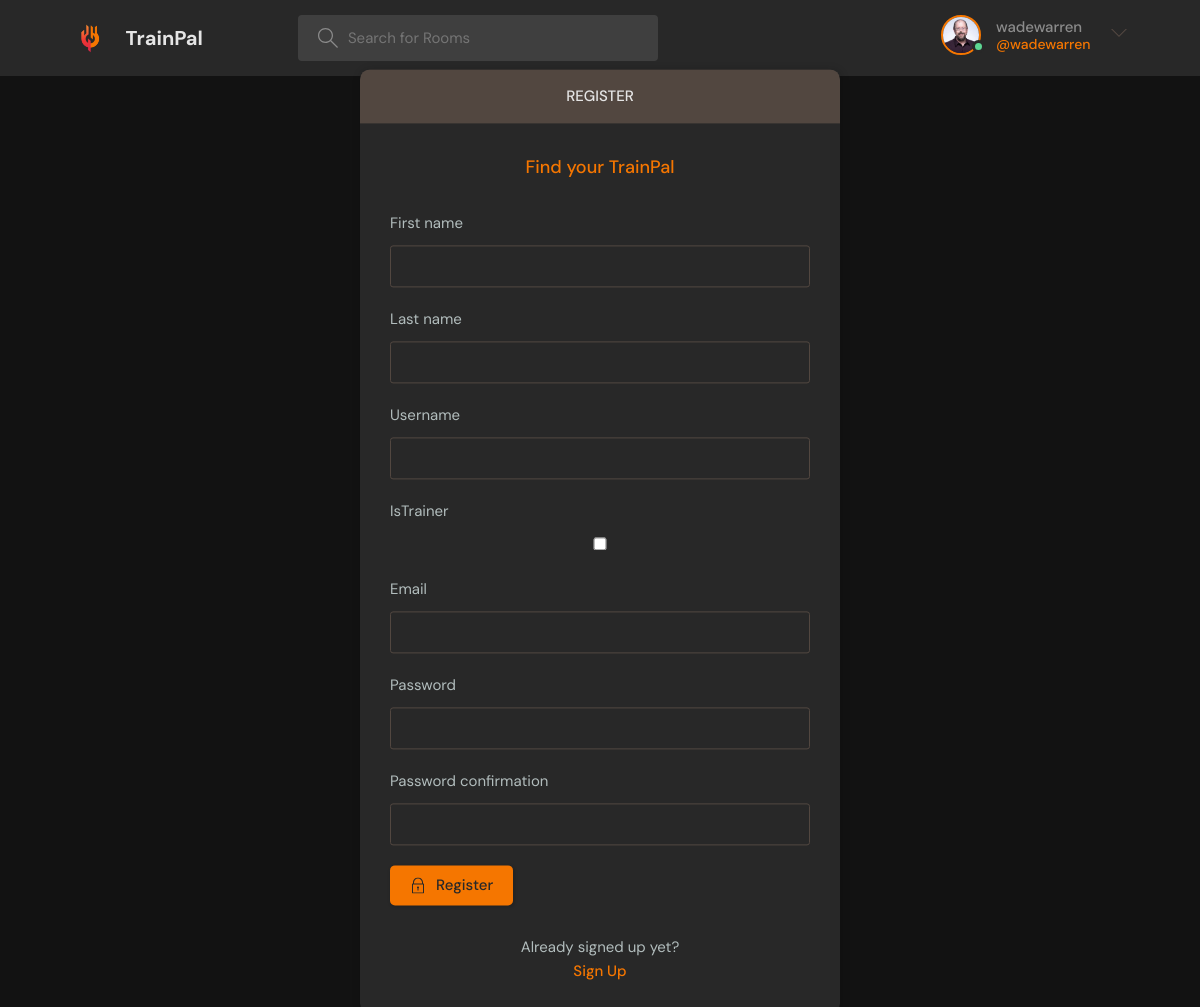
Page /register/ (signed in) on the committed database.
### base/models.py (models this page shows)
class User(AbstractUser):
    email = models.EmailField(unique=False) # TODO: change to true after testing
    isTrainer = models.BooleanField(blank=True, default=False)
    class Gender(models.TextChoices):
        MALE = "M", _("Male")
        FEMALE = "F", _("Female")
        NOTSPECIFY = "N", _("Not specify")
    gender = models.CharField(max_length=1, choices=Gender.choices, blank=True, default=Gender.NOTSPECIFY)
    dob = models.DateTimeField(blank=True, null=True)
    bio = models.TextField(blank=True)
    phone = models.CharField(max_length=20, blank=True)
    avatar = models.ImageField(blank=True, null=True)
    USERNAME_FIELD = 'username'
    REQUIRED_FIELDS = []

### base/views.py (the view, shortened to what this page needs)
# urls.py: path('register/', views.registerPage, name="register"),
def registerPage(request):
    form = forms.MyUserCreationForm()
    return render(request, 'base/login_register.html', {'form': form})

### base/forms.py
class MyUserCreationForm(UserCreationForm):
    class Meta:
        model = models.User
        fields = ['first_name', "last_name", 'username', 'isTrainer', 'email', 'password1', 'password2']

### base/templates/base/login_register.html (shortened to what this page needs)
{% extends 'main.html' %}
{% block content %}
<main class="auth layout">
  {% if page == 'login' %}
  <div class="container">
    <div class="layout__box">
      <div class="layout__boxHeader">
        <div class="layout__boxTitle">
          <h3>Login</h3>
        </div>
      </div>
      <div class="layout__body">
        <h2 class="auth__tagline">Find your TrainPal</h2>
        <form class="form" action="" method="POST">
          {% csrf_token %}
          <div class="form__group form__group">
            <label for="room_name">Username</label>
            <input id="username" name="username" type="username" placeholder="Uesrname" />
          </div>
          <div class=" form__group">
            <label for="password">Password</label>
            <input id="password" name="password" type="password"
              placeholder="Password" />
          </div>
          <button class="btn btn--main" type="submit">
            <svg version="1.1" xmlns="http://www.w3.org/2000/svg" width="32" height="32" viewBox="0 0 32 32">
              <title>lock</title>
              <path
                d="M27 12h-1v-2c0-5.514-4.486-10-10-10s-10 4.486-10 10v2h-1c-0.553 0-1 0.447-1 1v18c0 0.553 0.447 1 1 1h22c0.553 0 1-0.447 1-1v-18c0-0.553-0.447-1-1-1zM8 10c0-4.411 3.589-8 8-8s8 3.589 8 8v2h-16v-2zM26 30h-20v-16h20v16z">
              </path>
              <path
                d="M15 21.694v4.306h2v-4.306c0.587-0.348 1-0.961 1-1.694 0-1.105-0.895-2-2-2s-2 0.895-2 2c0 0.732 0.413 1.345 1 1.694z">
              </path>
            </svg>
            Login
          </button>
        </form>
        <div class="auth__action">
          <p>Haven't signed up yet?</p>
          <a href="{% url 'register' %}" class="btn btn--link">Sign Up</a>
        </div>
      </div>
    </div>
  </div>
  {% else %}
  <div class="container">
    <div class="layout__box">
      <div class="layout__boxHeader">
        <div class="layout__boxTitle">
          <h3>Register</h3>
        </div>
      </div>
      <div class="layout__body">
        <h2 class="auth__tagline">Find your TrainPal</h2>
        <form class="form" action="" method="POST">
          {% for field in form %}
          <div class="form__group form__group">
            <label for="room_name">{{field.label}}</label>
            {{field}}
          </div>
          {% endfor %}
          <button class="btn btn--main" type="submit">
            Register
          </button>
        </form>
        <div class="auth__action">
          <p>Already signed up yet?</p>
          <a href="{% url 'login' %}" class="btn btn--link">Sign Up</a>
        </div>
      </div>
    </div>
  </div>
  {% endif %}
</main>
{% endblock content %}

### templates/navbar.html (shortened to what this page needs)
{% load static %}
<header class="header header--loggedIn">
    <div class="container">
        <a href="{% url 'home' %}" class="header__logo">
            <img src="{% static 'images/logo.png' %}" />
            <h1>TrainPal</h1>
        </a>
        <form class="header__search" method="GET" action="{% url 'home' %}">
            <label>
                <input name="q" placeholder="Search for Rooms" />
            </label>
        </form>
        <nav class="header__menu">
            {% if request.user.is_authenticated %}
            <div class="header__user">
                <a href="{% url 'user-profile' request.user.id %}">
                    <div class="avatar avatar--medium active">
                        <img src="{{request.user.avatar.url}}" />
                    </div>
                    <p>{{request.user.username}} <span>@{{request.user.username}}</span></p>
                </a>
                <button class="dropdown-button">
                    <svg version="1.1" xmlns="http://www.w3.org/2000/svg" width="32" height="32" viewBox="0 0 32 32">
                        <title>chevron-down</title>
                        <path d="M16 21l-13-13h-3l16 16 16-16h-3l-13 13z"></path>
                    </svg>
                </button>
            </div>
            {% else %}
            <a href="{% url 'login' %}">
                <img src="{% static 'images/avatar.svg' %}" />
                <p>Login</p>
            </a>
            {% endif %}
        </nav>
    </div>
</header>

### rows in the picture
User: user.avatar (picture), user.username "wadewarren"

### other values in the picture
{{ field.label }} "First name" "Last name" "Username" "IsTrainer" "Email" "Password" "Password confirmation"
